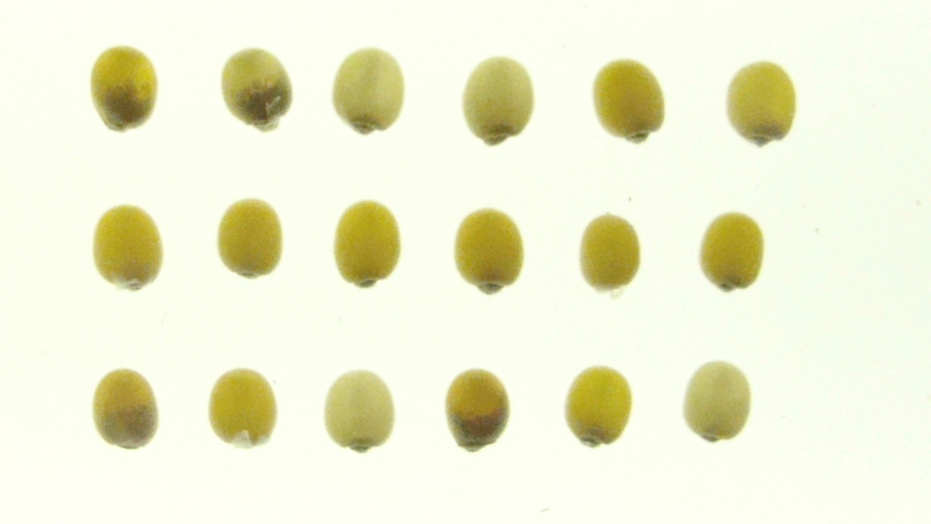
#> input picture test_scripts/DSC05376.jpeg, 1861 x 1047 px (shown at 1/2 size)
$ jupyter execute HistogramRating.ipynb
#> lines starting #> are read from the running program, lines starting #| are printed output that depends on the picture
[cell 1]
import matplotlib.pyplot as plt
import numpy as np
from sklearn.cluster import KMeans
from skimage.io import imread, imshow
from skimage.segmentation import slic
from skimage.color import label2rgb

[cell 2]
im1 = imread("DSC05376.jpeg")
#> im1 is the input picture: shape (1047, 1861, 3); mean R, G, B 239.1, 239.9, 211.7
im2 = imread("DSC05384.jpeg")
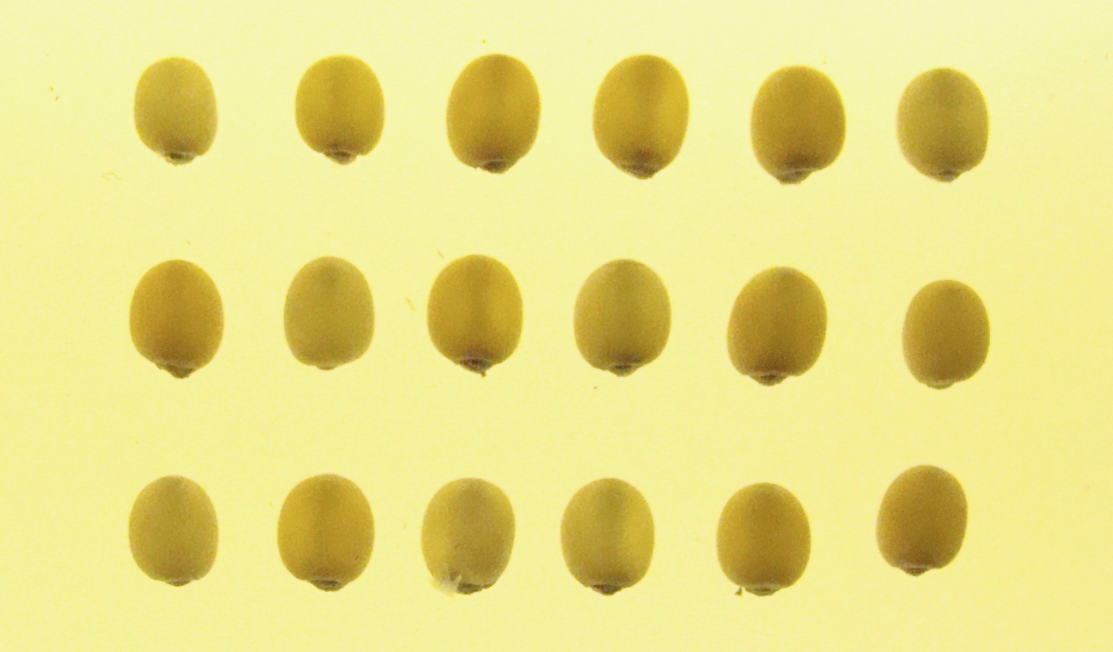
#> input picture test_scripts/DSC05384.jpeg, 2225 x 1304 px (shown at 1/2 size)
#> im2 is the input picture: shape (1304, 2225, 3); mean R, G, B 232.8, 223.1, 135.5
im3 = imread("DSC05386.jpeg")
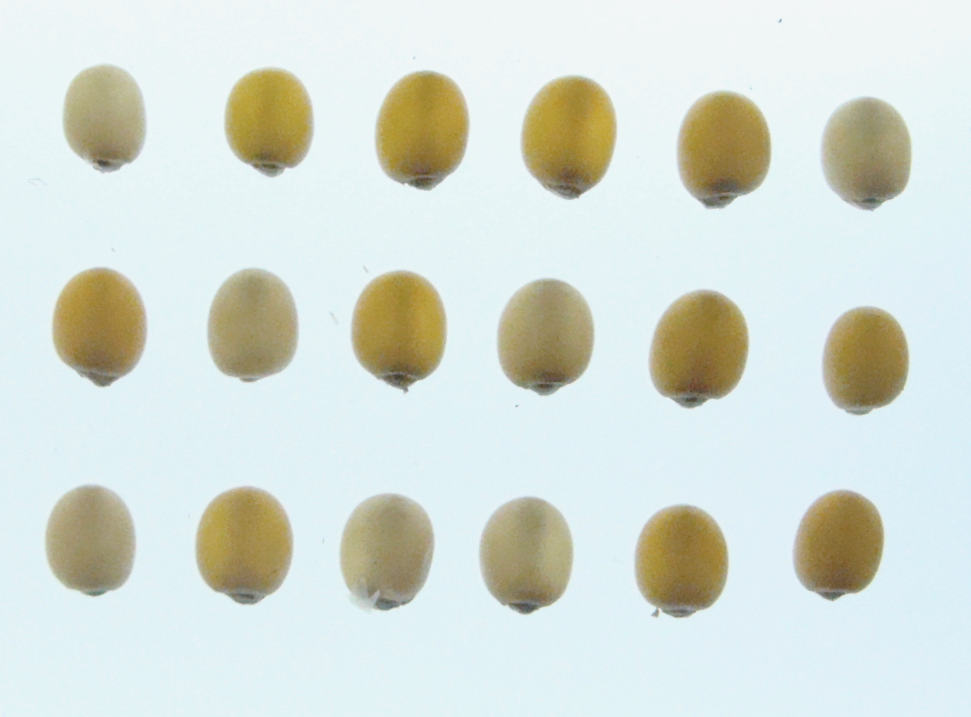
#> input picture test_scripts/DSC05386.jpeg, 1942 x 1434 px (shown at 1/2 size)
#> im3 is the input picture: shape (1434, 1942, 3); mean R, G, B 213.9, 221.8, 213.9

[cell 3]
m1, m2, m3 = [KMeans(n_clusters = 3)]* 3

[cell 4]
m1.fit(im1.reshape((im1.shape[0] * im1.shape[1], im1.shape[2])))
m2.fit(im2.reshape((im2.shape[0] * im2.shape[1], im2.shape[2])))
m3.fit(im3.reshape((im3.shape[0] * im3.shape[1], im3.shape[2])))

[cell 5]
print(m1.cluster_centers_)
print(m2.cluster_centers_)
print(m3.cluster_centers_)

# Find the cluster center that is the background

[cell 6]
c1 = np.stack((np.full((10,10), 153), np.full((10,10), 133), np.full((10,10), 75)), axis = 2)
c2 = np.stack((np.full((10,10), 227), np.full((10,10), 242), np.full((10,10), 245)), axis = 2)
c3 = np.stack((np.full((10,10), 176), np.full((10,10), 169), np.full((10,10), 137)), axis = 2)

fig, ax = plt.subplots(ncols=3, sharex=True, sharey=True)
ax[0].imshow(c1)
ax[0].set_title("1")
ax[0].set_axis_off()
ax[1].imshow(c2)
ax[1].set_axis_off()
ax[1].set_title("2")
ax[2].imshow(c3)
ax[2].set_axis_off()
ax[2].set_title("3")
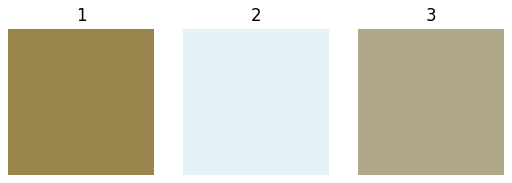
#> figure drawn by matplotlib, 3 panels

# The background cluster is the one that is closest to white

[cell 7]
white = [255,255,255]

bg1 = np.argmin(np.sum(np.subtract(white, m1.cluster_centers_), axis=1))
bg2 = np.argmin(np.sum(np.subtract(white, m2.cluster_centers_), axis=1))
bg3 = np.argmin(np.sum(np.subtract(white, m3.cluster_centers_), axis=1))

[cell 8]
l1 = m1.predict(im1.reshape((im1.shape[0] * im1.shape[1], im1.shape[2]))).reshape(im1.shape[:2])
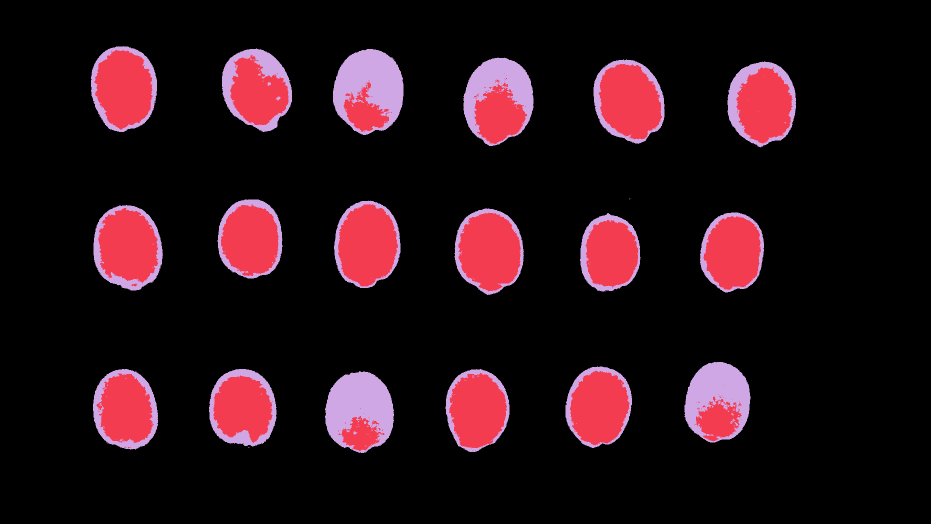
#> l1: shape (1047, 1861) int32 (shown at 1/2 size); 3 distinct labels, from 0 to 2; one colour per label, 0 black
l2 = m2.predict(im2.reshape((im2.shape[0] * im2.shape[1], im2.shape[2]))).reshape(im2.shape[:2])
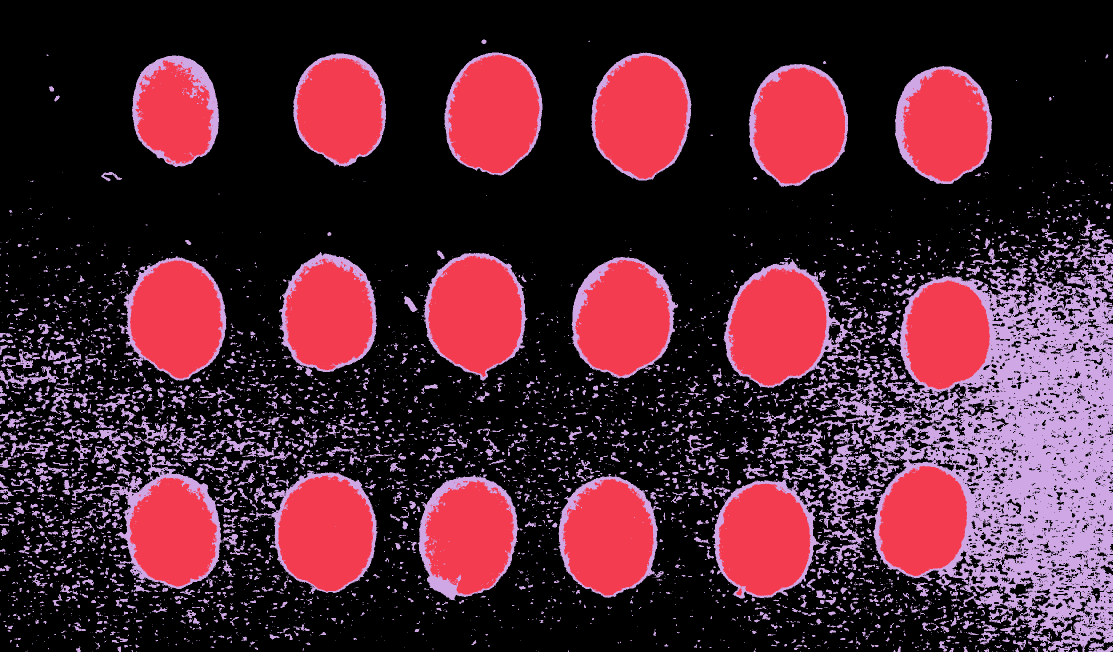
#> l2: shape (1304, 2225) int32 (shown at 1/2 size); 3 distinct labels, from 0 to 2; one colour per label, 0 black
l3 = m3.predict(im3.reshape((im3.shape[0] * im3.shape[1], im3.shape[2]))).reshape(im3.shape[:2])
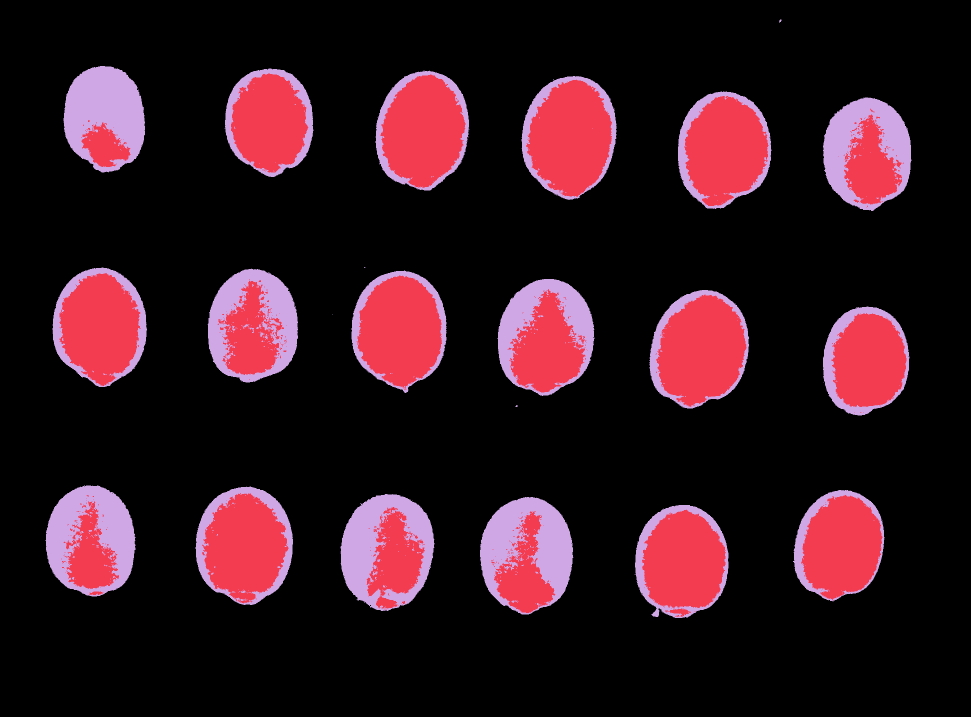
#> l3: shape (1434, 1942) int32 (shown at 1/2 size); 3 distinct labels, from 0 to 2; one colour per label, 0 black

[cell 9]
s1, s2, s3 = im1.copy(), im2.copy(), im3.copy()
s1[l1 == bg1] = [0,0,0]
s2[l2 == bg2] = [0,0,0]
s3[l3 == bg3] = [0,0,0]
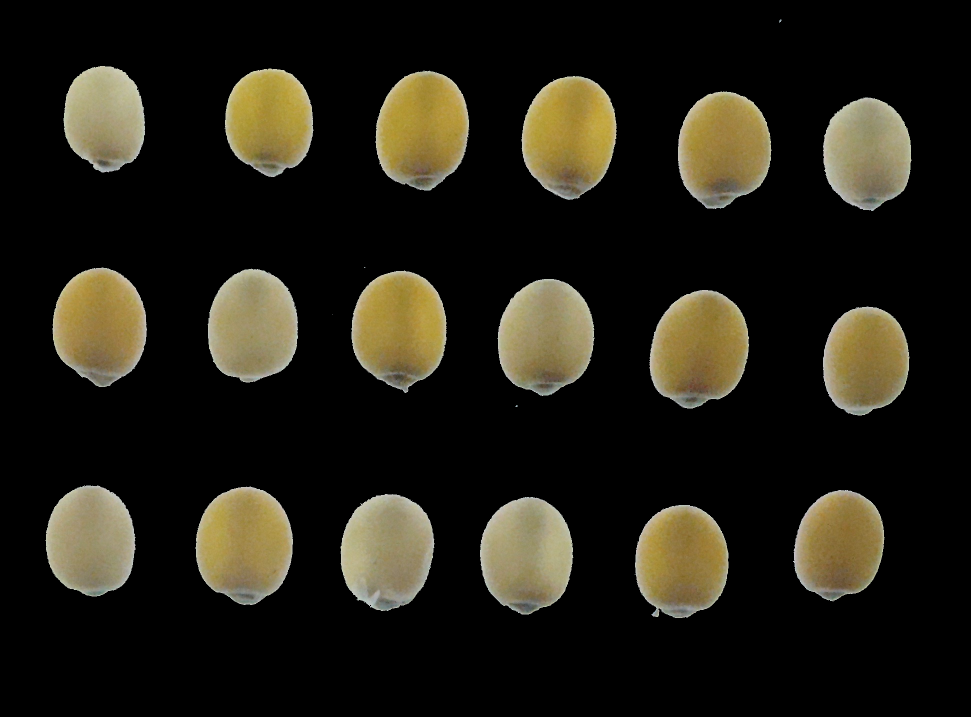
#> s3: shape (1434, 1942, 3) (shown at 1/2 size); mean R, G, B 34.7, 31.5, 21.2

[cell 10]
fig, ax = plt.subplots(ncols=3, sharey=True)
ax[0].imshow(im1, aspect='equal')
ax[1].imshow(im2, aspect='equal')
ax[2].imshow(im3, aspect='equal')

ax[0].axis('off')
ax[1].axis('off')
ax[2].axis('off')

plt.tight_layout()

[cell 11]
labels = slic(im1, n_segments=3)
#> labels: shape (1047, 1861) int64; every value is 1
